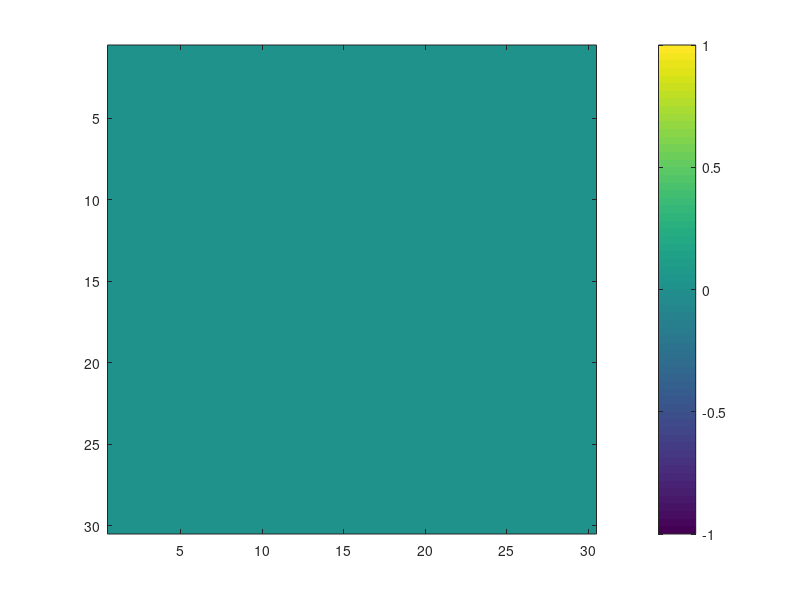
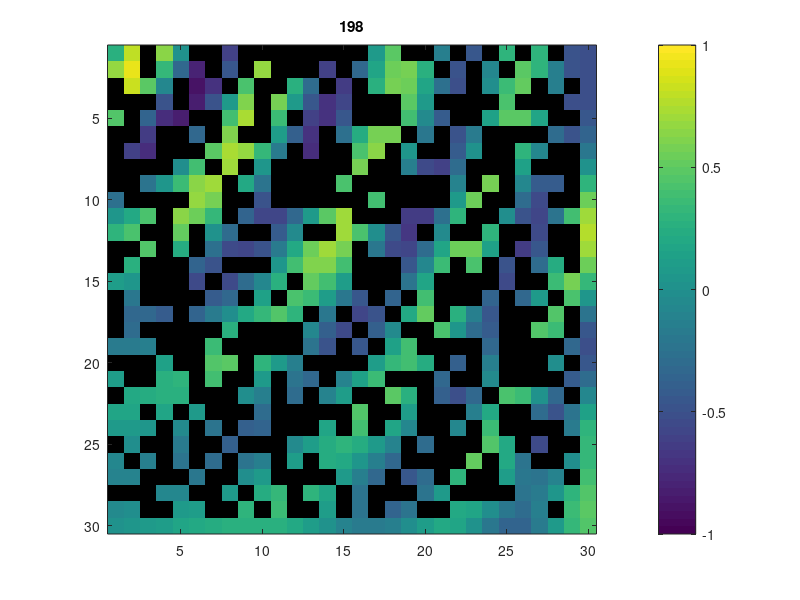

Here is the MATLAB script that generated these plots, in order: (Note: this script raises an error after producing the figures.)
%% Resample
load('Waves_NoAtten.mat');

rng(0);
Xn=W30_2(:,:,:);
figure
imagesc(alpha)
axis square
colorbar

Xmin = min(Xn(:));
Xmax = max(Xn(:));
Xn = 2*((Xn-Xmin)/(Xmax-Xmin)-0.5);
noise_perc = 0;
noise = (std(Xn(:))*noise_perc)*randn(size(Xn)); 
Xn = Xn+noise;

x_lb = 1;
y_lb = 1;
t_lb = 2;

x_range = 29;
y_range = 29;
t_range = 197;

x_onecol = x_lb*dx: dx: x_lb*dx+x_range*dx; 
y_onerow = y_lb*dy: dy: y_lb*dy+y_range*dy;
t_oneslice = t_lb*dt: dt: t_lb*dt+t_range*dt;

Usel = Xn(x_lb:x_lb+x_range, y_lb:y_lb+y_range, t_lb:t_lb+t_range);

% vectorize
U0 = [];
for i_t=1:size(Usel,3)
    for i_y=1:size(Usel,2)
        for i_x=1:size(Usel,1)
            U0 = [U0, Usel(i_x,i_y,i_t)];
        end
    end
end

coor_ind_ori = 1:length(y_onerow)*length(x_onecol);
coor_ind_add = [];
for i=1:length(coor_ind_ori)
    % record the index for the entries located on the right, bottom
    % boundaries and the diagonal (RBD)
    if(mod(i,size(Usel,2))==0 || i > size(Usel,2)*(size(Usel,1)-1) || mod(i-1,size(Usel,2)+1)==0)
        coor_ind_add = [coor_ind_add,coor_ind_ori(i)];
        coor_ind_ori(i) = -1;
    end
end
coor_ind_from = coor_ind_ori;
coor_ind_from(coor_ind_from == -1) = []; % Do not remove the measurements on RBD randomly
rand_perc = 0.5; % percentage of kept locations with measurements (not considering locations on RBD)
Smpl = randsample(coor_ind_from, floor(length(coor_ind_from)*rand_perc));
Smpl = [Smpl,coor_ind_add]; % Locations with measurements
[Smpl,sind] = sort(Smpl,'ascend');

% X0, Y0, T0 are vectorized indices with available measurements, can be
% used for loss_u.
X1 = repmat(x_onecol,1,length(y_onerow));
X0 = repmat(X1(Smpl),1,length(t_oneslice)); %vectorize
Y0=[];
for i=1:length(y_onerow)
    Y0 = [Y0, y_onerow(i)*ones(1,length(x_onecol))];
end
Y0 = repmat(Y0(Smpl),1,length(t_oneslice));
T0 = [];
for i = 1:length(t_oneslice)
    T0 = [T0, t_oneslice(i)*ones(1,length(Smpl))];
end

% X,Y,T are vectorized indices for all points in the ROI, can be used for loss_f. 
t_intoneslice = t_oneslice; % In our settings, if a sensor works well at one time step, it works well across all the time.
T = [];
for i = 1:length(t_intoneslice)
    T = [T, t_intoneslice(i)*ones(1,length(x_onecol)*length(y_onerow))];
end
Y=[];
for i=1:length(y_onerow)
    Y = [Y, y_onerow(i)*ones(1,length(x_onecol))];
end
Y = repmat(Y,1,length(t_intoneslice));
X = repmat(repmat(x_onecol,1,length(y_onerow)),1,length(t_intoneslice)); %vectorize

% The row and column index of the locations with available measurements
M1 = mod(Smpl-1,size(Usel,2))+1;%x
M2 = floor((Smpl-1)/size(Usel,2))+1;%y
M = [M1',M2'];

U0 = [];
for t=t_lb:t_lb+t_range
    for i=1:size(M,1)
        U0 = [U0, Xn(M(i,1),M(i,2),t)];
    end
end

Urec = nan(size(Usel,1),size(Usel,2),size(Usel,3));
for i_t=1:size(Usel,3)
    for i_m=1:length(M)
        Urec(M(i_m,1),M(i_m,2),i_t) = U0((i_t-1)*length(M)+i_m);
    end
end

figure
for i=1:size(Usel,3)
    Data_Array = Urec(:,:,i);
    imAlpha=ones(size(Data_Array));
    imAlpha(isnan(Data_Array))=0;
    imagesc(Data_Array,'AlphaData',imAlpha);
    set(gca,'color',0*[1 1 1]);
    axis square
    colorbar
    caxis([-1 1])
    title(num2str(i))
    pause(.2)
end
%% 
ds = arrayDatastore([X' Y' T']);
%% Network parameters
numLayers = 5;
numNeurons = 200;
sz = [numNeurons 3];
numIn = numNeurons;
%% Network initialization
parameters = struct;

parameters.fc1.Weights = initializeHe(sz,3);
parameters.fc1.Bias = initializeZeros([numNeurons 1]);

rnk = 5;
mu = 0;
sigma = 0.1;

parameters.UL1 = initializeGaussian([length(x_onecol),rnk],mu,sigma);%([length(x_onecol),rnk]);
parameters.SVR1 = initializeGaussian([rnk,length(x_onecol)],mu,sigma);

for layerNumber=2:numLayers-1
    name = "fc"+layerNumber;

    sz = [numNeurons numNeurons];
    numIn = numNeurons;
    parameters.(name).Weights = initializeHe(sz,numIn);
    parameters.(name).Bias = initializeZeros([numNeurons 1]);
end

parameters.("fc" + numLayers).Weights = initializeHe([1,numNeurons],numIn);
parameters.("fc" + numLayers).Bias = initializeZeros([1 1]);
%% Configure training parameters
numEpochs = 5000;
miniBatchSize = length(X0);

executionEnvironment = "auto";

initialLearnRate = 1e-3;
decayRate = 2.5e-4;

Weight.lossF = 1;
Weight.lossU = 10;
Weight.lossS = 10;
Weight.lossB = 10;
%% Configure a minibatch
lenT = 11; 
mbs = size(Usel,1)*size(Usel,2)*lenT;
mbq = minibatchqueue(ds, ...
    MiniBatchSize=mbs, ...
    MiniBatchFormat="BC", ...
    OutputEnvironment=executionEnvironment);
%%
X0 = dlarray(X0,"CB");
Y0 = dlarray(Y0,"CB");
T0 = dlarray(T0,"CB");
% Normalization
ampAdj = 1/(max(U0(:))-min(U0(:)));
biasAdj = min(U0(:));
U0 = 2*(U0-biasAdj)*ampAdj-1;

U0 = dlarray(U0);

averageGrad = [];
averageSqGrad = [];

accfun = dlaccelerate(@modelLoss_2D_no_atten);
%%
C = c;
iteration = 0;
RECORD = cell(numEpochs,4);
LOSS = zeros(numEpochs,5);
LOSS_in = zeros(6,5);

% Known entries are located in the right, bottom boundaries and the
% diagonal. This is the row and column index of the locations within
% coor_ind_add, and is hard-coded here to be less confusing. For a different coor_ind_add,
% change the addon manualy.
addon = zeros(88,2);
for i=1:30 % diagonal
    addon(i,:) = i;
end
for i=31:59 % bottom
    addon(i,1) = 30;
    addon(i,2) = i-30;
end
for i=60:88 % right
    addon(i,1) = i-59;
    addon(i,2) = 30;
end

%%
numParams = 1; % Only 1 PDE parameter -c^2 to be recovered.
for epoch = 1:numEpochs
    tic

    reset(mbq);
    ep_in = 0;
    iteration = iteration + 1;
    learningRate = initialLearnRate / (1+decayRate*iteration);
    while hasdata(mbq)
        ep_in = ep_in+1
       
        XYT = next(mbq);
        X = XYT(1,:);
        Y = XYT(2,:);
        T = XYT(3,:);

       [loss,lossF,lossU,lossS,lossB,LAM1,gradients,vU,PDEterms] = dlfeval(accfun,parameters,X,Y,T,X0,Y0,T0,U0,lenT,C,Weight,addon,numParams);

        % Update the network parameters using the adamupdate function.
        [parameters,averageGrad,averageSqGrad] = adamupdate(parameters,gradients,averageGrad, ...
            averageSqGrad,iteration,learningRate);

        RECORD{epoch,1} = LAM1;
        RECORD{epoch,2} = vU;
        
        LOSS_in(ep_in,1) = double(gather(extractdata(loss)));
        lossF_in = double(gather(extractdata(lossF)));
        LOSS_in(ep_in,2) = lossF_in;
        lossU_in = double(gather(extractdata(lossU)));
        LOSS_in(ep_in,3) = lossU_in;
        lossS_in = double(gather(extractdata(lossS)));
        LOSS_in(ep_in,4) = lossS_in;
        lossB_in = double(gather(extractdata(lossB)));
        LOSS_in(ep_in,5) = lossB_in;
    end
    epoch
    if(mod(epoch,100)==0)
        RECORD{epoch,3} = gradients;
        RECORD{epoch,4} = PDEterms;
    end
    loss = double(gather(extractdata(loss)));

    LOSS(epoch,1) = loss;
    lossF = double(gather(extractdata(lossF)));
    LOSS(epoch,2) = lossF;
    lossU = double(gather(extractdata(lossU)));
    LOSS(epoch,3) = lossU;
    lossS = double(gather(extractdata(lossS)));
    LOSS(epoch,4) = lossS;
    lossB = double(gather(extractdata(lossB)));
    LOSS(epoch,5) = lossB;
    LOSS(epoch,1:5)
    if(mod(epoch,500)==0 || epoch==5)
        fname = strcat('Saved/',strcat(num2str(epoch),'STD0_RBD_r5.mat'));
        save(fname);
    end
    toc
end
